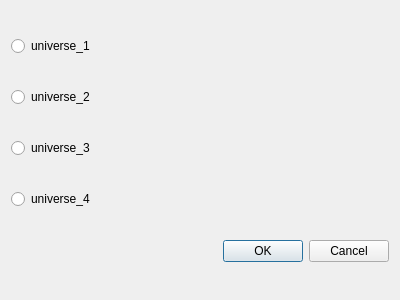
<?xml version="1.0" encoding="UTF-8"?>
<ui version="4.0">
 <class>output_universe_Dialog</class>
 <widget class="QDialog" name="output_universe_Dialog">
  <property name="geometry">
   <rect>
    <x>0</x>
    <y>0</y>
    <width>400</width>
    <height>300</height>
   </rect>
  </property>
  <property name="windowTitle">
   <string>output_universe_Dialog</string>
  </property>
  <layout class="QVBoxLayout" name="verticalLayout">
   <item>
    <widget class="QRadioButton" name="radioButton">
     <property name="text">
      <string>universe_1</string>
     </property>
    </widget>
   </item>
   <item>
    <widget class="QRadioButton" name="radioButton_2">
     <property name="text">
      <string>universe_2</string>
     </property>
    </widget>
   </item>
   <item>
    <widget class="QRadioButton" name="radioButton_3">
     <property name="text">
      <string>universe_3</string>
     </property>
    </widget>
   </item>
   <item>
    <widget class="QRadioButton" name="radioButton_4">
     <property name="text">
      <string>universe_4</string>
     </property>
    </widget>
   </item>
   <item>
    <widget class="QDialogButtonBox" name="buttonBox">
     <property name="orientation">
      <enum>Qt::Horizontal</enum>
     </property>
     <property name="standardButtons">
      <set>QDialogButtonBox::Cancel|QDialogButtonBox::Ok</set>
     </property>
    </widget>
   </item>
  </layout>
 </widget>
 <resources/>
 <connections>
  <connection>
   <sender>buttonBox</sender>
   <signal>accepted()</signal>
   <receiver>output_universe_Dialog</receiver>
   <slot>accept()</slot>
   <hints>
    <hint type="sourcelabel">
     <x>248</x>
     <y>254</y>
    </hint>
    <hint type="destinationlabel">
     <x>157</x>
     <y>274</y>
    </hint>
   </hints>
  </connection>
  <connection>
   <sender>buttonBox</sender>
   <signal>rejected()</signal>
   <receiver>output_universe_Dialog</receiver>
   <slot>reject()</slot>
   <hints>
    <hint type="sourcelabel">
     <x>316</x>
     <y>260</y>
    </hint>
    <hint type="destinationlabel">
     <x>286</x>
     <y>274</y>
    </hint>
   </hints>
  </connection>
 </connections>
</ui>
